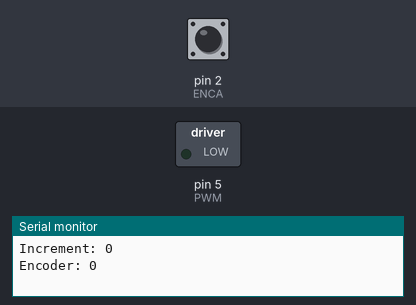
Recording of a sketch running on a simulated Arduino Uno, built with avr-gcc and run on an emulated ATmega328P. On the bench: switched loads named in the sketch (green lamp = pin HIGH), the last lines printed to the serial monitor. The inputs (shaded band) are chosen by the test bench; at power-on: pin 2 (ENCA) HIGH.

Above: at 0.05 s.
At 4.05 s:
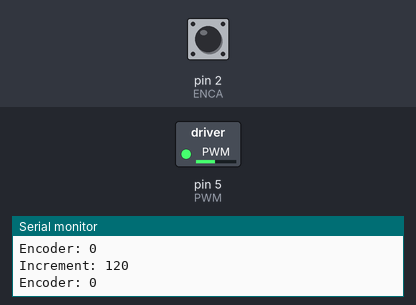
At 7.75 s:
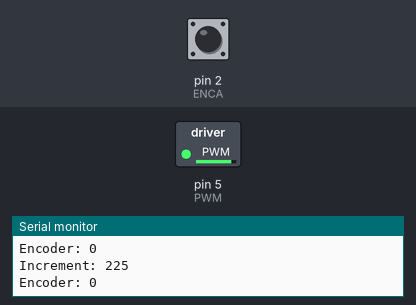
At 15.45 s:
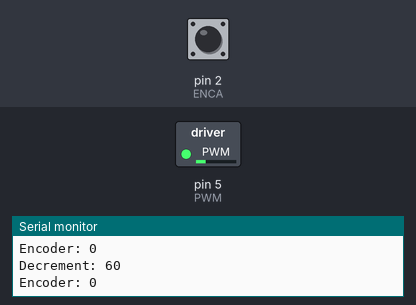
Timing chart, 0 to 22.1 s (numbered marks = the images above):
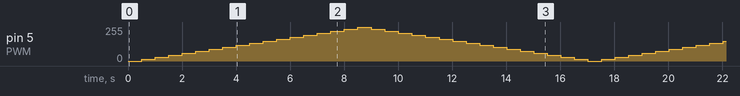

The sketch:

a06_motor_encoder.ino
```cpp
#define ENCA 2
#define ENCB 3
#define PWM 5
#define IN2 8
#define IN1 4

int pos = 0;
int pwmVal = 0;
int in2_type = 1;
int in1_type = 0;
int pos_count = 1;

void setup() {
  Serial.begin(9600);
  pinMode(ENCA,INPUT);
  pinMode(ENCB,INPUT);
  attachInterrupt(digitalPinToInterrupt(ENCA),readEncoder,RISING);
}

void loop() {
	for (pwmVal; pwmVal<255; pwmVal+=15){
		analogWrite(PWM,pwmVal);
		digitalWrite(IN2,in2_type);
		digitalWrite(IN1,in1_type);
		Serial.print("Increment: ");
		Serial.println(pwmVal);
        Serial.print("Encoder: ");
		Serial.println(pos);
        Serial.println();
		delay(500);
	}

	for (pwmVal; pwmVal>0; pwmVal-=15){
		analogWrite(PWM,pwmVal);
		digitalWrite(IN2,in2_type);
		digitalWrite(IN1,in1_type);
		Serial.print("Decrement: ");
		Serial.println(pwmVal);
        Serial.print("Encoder: ");
		Serial.println(pos);
        Serial.println();
		delay(500);
	}

	pos_count++;
	Serial.print("Pos Count: ");
	Serial.println(pos_count);
    Serial.println();

	if(pos_count % 2 == 0){
		in2_type = 0;
		in1_type = 1;
	}else{
		in2_type = 1;
		in1_type = 0;
	}

	Serial.print("Input type: ");
	Serial.println(in2_type);
    Serial.print("Input type: ");
	Serial.println(in1_type);
}

void readEncoder(){
  int b = digitalRead(ENCB);
//   Serial.print("b");
//   Serial.println(b);

  if(b > 0){
    pos++;
  }
  else{
    pos--;
  }
}
```
